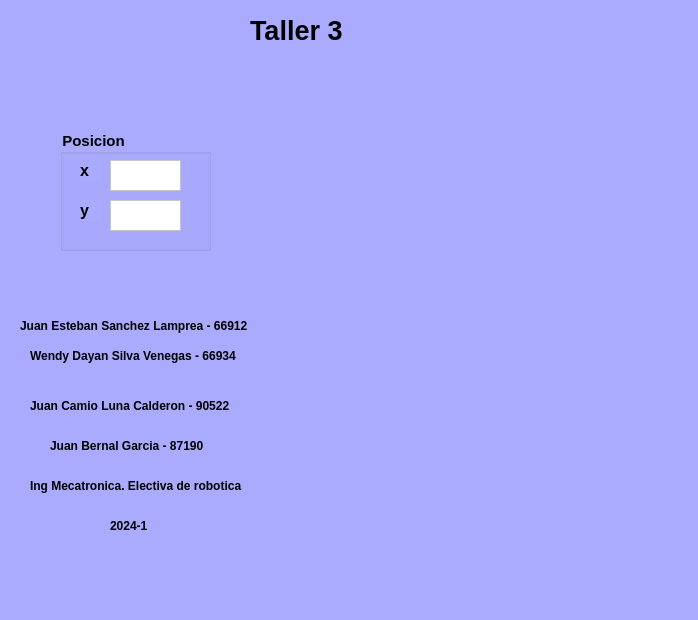
<?xml version="1.0" encoding="UTF-8"?>
<ui version="4.0">
 <class>Dialog</class>
 <widget class="QDialog" name="Dialog">
  <property name="geometry">
   <rect>
    <x>0</x>
    <y>0</y>
    <width>698</width>
    <height>620</height>
   </rect>
  </property>
  <property name="windowTitle">
   <string>Dialog</string>
  </property>
  <property name="styleSheet">
   <string notr="true">background-color: rgb(170, 170, 255);</string>
  </property>
  <widget class="QLabel" name="label_9">
   <property name="geometry">
    <rect>
     <x>30</x>
     <y>460</y>
     <width>291</width>
     <height>51</height>
    </rect>
   </property>
   <property name="font">
    <font>
     <pointsize>9</pointsize>
     <weight>75</weight>
     <bold>true</bold>
    </font>
   </property>
   <property name="text">
    <string>Ing Mecatronica. Electiva de robotica</string>
   </property>
   <property name="margin">
    <number>15</number>
   </property>
  </widget>
  <widget class="QLabel" name="Logo">
   <property name="geometry">
    <rect>
     <x>330</x>
     <y>340</y>
     <width>311</width>
     <height>231</height>
    </rect>
   </property>
   <property name="text">
    <string/>
   </property>
  </widget>
  <widget class="QLabel" name="label_7">
   <property name="geometry">
    <rect>
     <x>30</x>
     <y>380</y>
     <width>291</width>
     <height>51</height>
    </rect>
   </property>
   <property name="font">
    <font>
     <pointsize>9</pointsize>
     <weight>75</weight>
     <bold>true</bold>
    </font>
   </property>
   <property name="text">
    <string>Juan Camio Luna Calderon - 90522</string>
   </property>
   <property name="margin">
    <number>15</number>
   </property>
  </widget>
  <widget class="QLabel" name="label_8">
   <property name="geometry">
    <rect>
     <x>50</x>
     <y>420</y>
     <width>291</width>
     <height>51</height>
    </rect>
   </property>
   <property name="font">
    <font>
     <pointsize>9</pointsize>
     <weight>75</weight>
     <bold>true</bold>
    </font>
   </property>
   <property name="text">
    <string>Juan Bernal Garcia - 87190</string>
   </property>
   <property name="margin">
    <number>15</number>
   </property>
  </widget>
  <widget class="QLabel" name="label_4">
   <property name="geometry">
    <rect>
     <x>30</x>
     <y>330</y>
     <width>261</width>
     <height>51</height>
    </rect>
   </property>
   <property name="font">
    <font>
     <pointsize>9</pointsize>
     <weight>75</weight>
     <bold>true</bold>
    </font>
   </property>
   <property name="text">
    <string>Wendy Dayan Silva Venegas - 66934</string>
   </property>
   <property name="margin">
    <number>15</number>
   </property>
  </widget>
  <widget class="QLabel" name="label_10">
   <property name="geometry">
    <rect>
     <x>110</x>
     <y>500</y>
     <width>81</width>
     <height>51</height>
    </rect>
   </property>
   <property name="font">
    <font>
     <pointsize>9</pointsize>
     <weight>75</weight>
     <bold>true</bold>
    </font>
   </property>
   <property name="text">
    <string>2024-1</string>
   </property>
   <property name="margin">
    <number>15</number>
   </property>
  </widget>
  <widget class="QLabel" name="label_6">
   <property name="geometry">
    <rect>
     <x>20</x>
     <y>300</y>
     <width>291</width>
     <height>51</height>
    </rect>
   </property>
   <property name="font">
    <font>
     <pointsize>9</pointsize>
     <weight>75</weight>
     <bold>true</bold>
    </font>
   </property>
   <property name="text">
    <string>Juan Esteban Sanchez Lamprea - 66912</string>
   </property>
   <property name="margin">
    <number>15</number>
   </property>
  </widget>
  <widget class="QGroupBox" name="groupBox">
   <property name="geometry">
    <rect>
     <x>60</x>
     <y>130</y>
     <width>151</width>
     <height>121</height>
    </rect>
   </property>
   <property name="font">
    <font>
     <pointsize>11</pointsize>
     <weight>75</weight>
     <bold>true</bold>
    </font>
   </property>
   <property name="title">
    <string>Posicion</string>
   </property>
   <widget class="QTextEdit" name="Eje_X">
    <property name="geometry">
     <rect>
      <x>50</x>
      <y>30</y>
      <width>71</width>
      <height>31</height>
     </rect>
    </property>
    <property name="styleSheet">
     <string notr="true">background-color: rgb(255, 255, 255);</string>
    </property>
   </widget>
   <widget class="QTextEdit" name="Eje_Y">
    <property name="geometry">
     <rect>
      <x>50</x>
      <y>70</y>
      <width>71</width>
      <height>31</height>
     </rect>
    </property>
    <property name="styleSheet">
     <string notr="true">background-color: rgb(255, 255, 255);</string>
    </property>
   </widget>
   <widget class="QLabel" name="label_2">
    <property name="geometry">
     <rect>
      <x>20</x>
      <y>30</y>
      <width>21</width>
      <height>21</height>
     </rect>
    </property>
    <property name="font">
     <font>
      <pointsize>12</pointsize>
      <weight>75</weight>
      <bold>true</bold>
     </font>
    </property>
    <property name="text">
     <string>x</string>
    </property>
   </widget>
   <widget class="QLabel" name="label_3">
    <property name="geometry">
     <rect>
      <x>20</x>
      <y>70</y>
      <width>21</width>
      <height>21</height>
     </rect>
    </property>
    <property name="font">
     <font>
      <pointsize>12</pointsize>
      <weight>75</weight>
      <bold>true</bold>
     </font>
    </property>
    <property name="text">
     <string>y</string>
    </property>
   </widget>
  </widget>
  <widget class="QLabel" name="label">
   <property name="geometry">
    <rect>
     <x>250</x>
     <y>20</y>
     <width>111</width>
     <height>21</height>
    </rect>
   </property>
   <property name="font">
    <font>
     <pointsize>20</pointsize>
     <weight>75</weight>
     <bold>true</bold>
    </font>
   </property>
   <property name="text">
    <string>Taller 3 </string>
   </property>
  </widget>
  <widget class="QLabel" name="Robot">
   <property name="geometry">
    <rect>
     <x>320</x>
     <y>70</y>
     <width>311</width>
     <height>231</height>
    </rect>
   </property>
   <property name="text">
    <string/>
   </property>
  </widget>
 </widget>
 <resources/>
 <connections/>
</ui>
